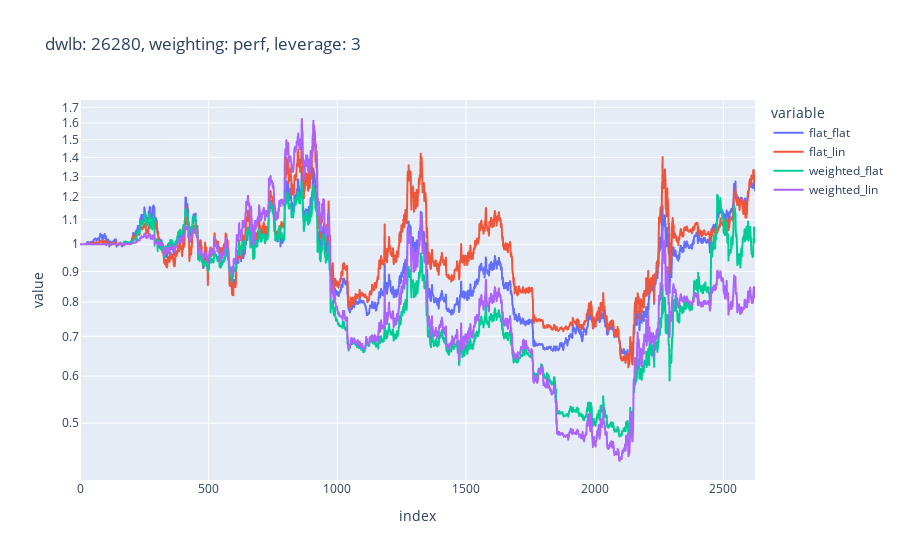

Notebook code cell kept with this figure:
### Code cell
import continuous.components as components
z = 20
markets = 
trader = components.Trader(markets, '3 years', 'perf', False, 3, live=False)
trader.run_backtests(plot_pnls=True, window='2 years')

### Figure 1 — Plotly figure (JSON) as saved in the notebook; plotly's stock layout.template omitted (floating-point values rounded to 4 significant figures; data arrays with more than 128 entries replaced by an {"elided": "..."} marker saying what was removed)
{"data": [{"hovertemplate": "variable=flat_flat<br>index=%{x}<br>value=%{y}<extra></extra>", "legendgroup": "flat_flat", "line": {"color": "#636efa", "dash": "solid"}, "marker": {"symbol": "circle"}, "mode": "lines", "name": "flat_flat", "showlegend": true, "x": {"elided": "2624 int values"}, "xaxis": "x", "y": {"elided": "2624 float values"}, "yaxis": "y", "type": "scattergl"}, {"hovertemplate": "variable=flat_lin<br>index=%{x}<br>value=%{y}<extra></extra>", "legendgroup": "flat_lin", "line": {"color": "#EF553B", "dash": "solid"}, "marker": {"symbol": "circle"}, "mode": "lines", "name": "flat_lin", "showlegend": true, "x": {"elided": "2624 int values"}, "xaxis": "x", "y": {"elided": "2624 float values"}, "yaxis": "y", "type": "scattergl"}, {"hovertemplate": "variable=weighted_flat<br>index=%{x}<br>value=%{y}<extra></extra>", "legendgroup": "weighted_flat", "line": {"color": "#00cc96", "dash": "solid"}, "marker": {"symbol": "circle"}, "mode": "lines", "name": "weighted_flat", "showlegend": true, "x": {"elided": "2624 int values"}, "xaxis": "x", "y": {"elided": "2624 float values"}, "yaxis": "y", "type": "scattergl"}, {"hovertemplate": "variable=weighted_lin<br>index=%{x}<br>value=%{y}<extra></extra>", "legendgroup": "weighted_lin", "line": {"color": "#ab63fa", "dash": "solid"}, "marker": {"symbol": "circle"}, "mode": "lines", "name": "weighted_lin", "showlegend": true, "x": {"elided": "2624 int values"}, "xaxis": "x", "y": {"elided": "2624 float values"}, "yaxis": "y", "type": "scattergl"}], "layout": {"xaxis": {"anchor": "y", "domain": [0.0, 1.0], "title": {"text": "index"}}, "yaxis": {"anchor": "x", "domain": [0.0, 1.0], "title": {"text": "value"}, "type": "log"}, "legend": {"title": {"text": "variable"}, "tracegroupgap": 0}, "title": {"text": "dwlb: 26280, weighting: perf, leverage: 3"}}}
